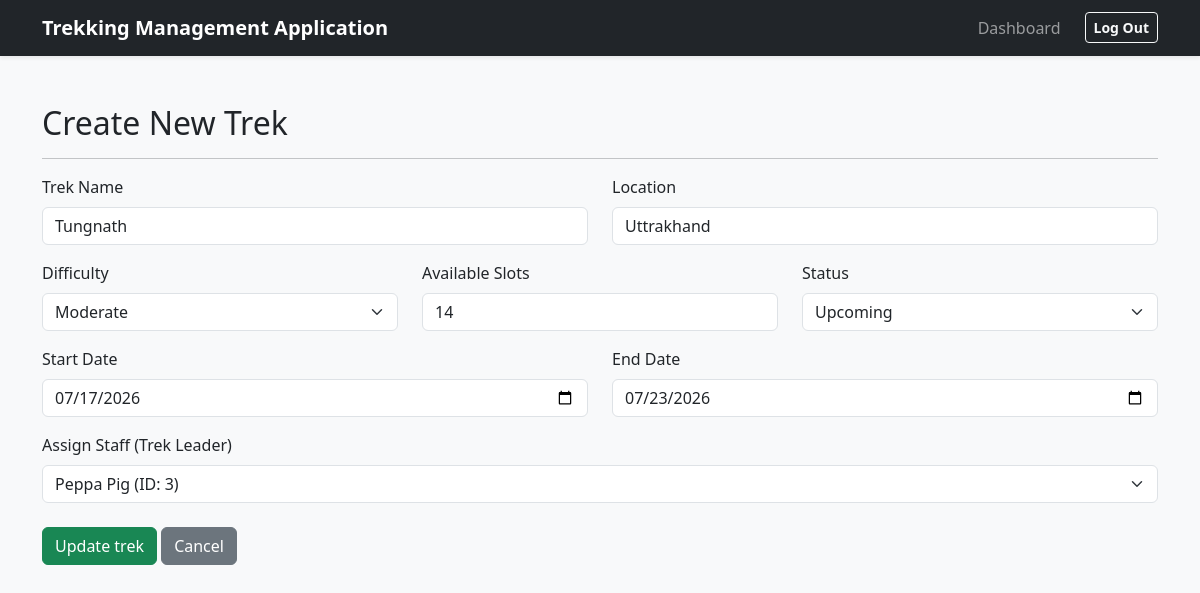
Before: /admin/trek/create/1 (signed in) with the older database file.
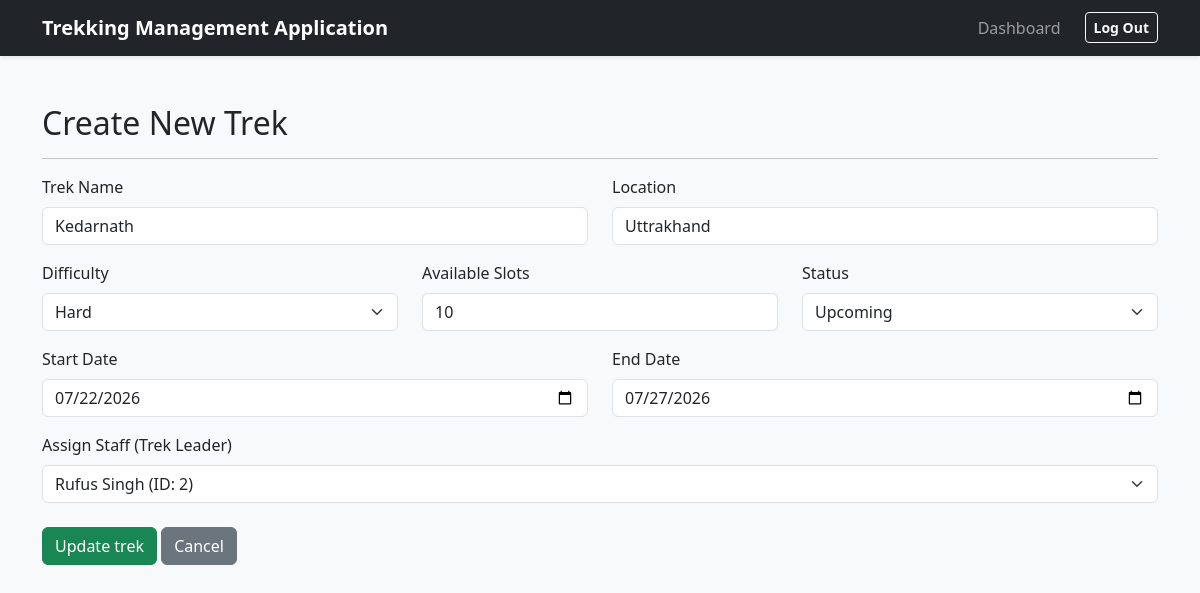
After: the same page with the newer database file.
### app/models.py (models this page shows)
class Trek(db.Model):
    __tablename__ = "treks"
    id = db.Column(db.Integer, primary_key=True)
    trek_name = db.Column(db.String(200), nullable=False)
    assigned_staff_id = db.Column(db.Integer, db.ForeignKey('users.id'), nullable=False)
    location = db.Column(db.String(100), nullable=False)
    difficulty = db.Column(db.String(50), nullable=False)
    duration = db.Column(db.Integer, nullable=False)
    available_slots = db.Column(db.Integer, nullable=False)
    status = db.Column(db.String(30), nullable=False)
    start_date = db.Column(db.DateTime, nullable=False)
    end_date = db.Column(db.DateTime, nullable=False)
    bookings = db.relationship('Booking', backref='trek', lazy=True, cascade='all, delete-orphan')
    assigned_staff = db.relationship('User', foreign_keys=[assigned_staff_id])

class User(db.Model):
    __tablename__ = "users"
    id = db.Column(db.Integer, primary_key=True)
    username = db.Column(db.String(80), unique=True, nullable=False)
    email_id = db.Column(db.String(120), nullable=False)
    password_hash = db.Column(db.String(256), unique=True, nullable=False)
    name = db.Column(db.String(80), nullable=False)
    role = db.Column(db.String(20), nullable=False)
    is_blacklisted = db.Column(db.Boolean, default=False)
    staff_profile = db.relationship('StaffProfile', backref='user', uselist=False, cascade='all, delete-orphan') # userlist =False strictly enforces a 1-to-1 relatiosnhip b/w users and staff_profiles table
    bookings = db.relationship('Booking', backref='trekker', lazy=True) # lazy=True Parameter is used tell SQLAlchemy that until i specifically state a python code like user.bookings do not run SQL Query

### app/routes/admin.py (the view, shortened to what this page needs)
@admin_bp.route('/trek/create/<int:trek_id>', methods=['GET', 'POST'])
def edit_trek(trek_id):
    trek_to_edit = models.Trek.query.get_or_404(trek_id)
    available_staff = models.User.query.filter_by(role='Staff', is_blacklisted=False).all()
    return render_template('admin/trek/create_trek.html', trek=trek_to_edit, staff_members=available_staff)

### app/routes/admin.py (called while the page is built)
@admin_bp.before_request
def admin_access():
    if 'user_id' not in session:
        flash("Access denied. Please login first")
        return redirect(url_for('auth.login'))
    if session.get('role') != 'Admin':
        flash("Not an Administrator")
        return redirect(url_for('auth.login'))

### app/templates/admin/trek/create_trek.html (shortened to what this page needs)
{% extends "base.html" %}
{% block content %}
    <h2>Create New Trek</h2>
    <hr>
    <form action="{{ url_for('admin.edit_trek', trek_id=trek.id) if trek else url_for('admin.create_trek') }}" method="POST">
        <div class="row mb-3">
            <div class="col-md-6">
                <label class="form-label">Trek Name</label>
                <input type="text" name="trek_name" class="form-control" value="{{ trek.trek_name if trek else '' }}" required>
            </div>
            <div class="col-md-6">
                <label class="form-label">Location</label>
                <input type="text" name="location" class="form-control" value="{{ trek.location if trek else '' }}" required>
            </div>
        </div>
        <div class="row mb-3">
            <div class="col-md-4">
                <label class="form-label">Difficulty</label>
                <select name="difficulty" class="form-select" required>
                    <option value="Moderate" {% if trek and trek.difficulty == 'Moderate' %} selected {% endif %}>Moderate</option>
                    <option value="Hard" {% if trek and trek.difficulty == 'Hard' %} selected {% endif %}>Hard</option>
                </select>
            </div>
            <div class="col-md-4">
                <label class="form-label">Available Slots</label>
                <input type="number" name="available_slots" class="form-control" min="0" value="{{ trek.available_slots if trek else '' }}" required>
            </div>
            <div class="col-md-4">
                <label class="form-label">Status</label>
                <select name="status" class="form-select" required>
                    <option value="Upcoming" {% if trek and trek.status == 'Upcoming' %} selected {% endif %}>Upcoming</option>
                </select>
            </div>
        </div>
        <div class="row mb-3">
            <div class="col-md-6">
                <label class="form-label">Start Date</label>
                <input type="date" name="start_date" class="form-control" value="{{ trek.start_date.strftime('%Y-%m-%d') if trek else '' }}" required>
            </div>
            <div class="col-md-6">
                <label class="form-label">End Date</label>
                <input type="date" name="end_date" class="form-control" value="{{ trek.end_date.strftime('%Y-%m-%d') if trek else '' }}" required>
            </div>
        </div>
        <div class="row mb-4">
            <div class="col-md-12">
                <label class="form-label">Assign Staff (Trek Leader)</label>
                <select name="assigned_staff_id" class="form-select" required>
                    {% for staff in staff_members %}
                        <option value="{{ staff.id }}" {% if trek and trek.assigned_staff_id == staff.id %} selected {% endif %}>{{ staff.name }} (ID: {{ staff.id }})</option>
                    {% endfor %}
                </select>
            </div>
        </div>
        <button type="submit" class="btn btn-success">{{ 'Update trek' if trek else 'Create Trek' }}</button>
        <a href="{{ url_for('admin.manage_treks') }}" class="btn btn-secondary">Cancel</a>
    </form>
{% endblock %}

Changed rows visible on the page:
changed Trek "Uttrakhand": trek_name "Tungnath" → "Kedarnath"; difficulty "Moderate" → "Hard"; available_slots "14" → "10"; start_date "07/17/2026" → "07/22/2026"; end_date "07/23/2026" → "07/27/2026"; assigned_staff_id "Peppa Pig (ID: 3)" → "Rufus Singh (ID: 2)"
